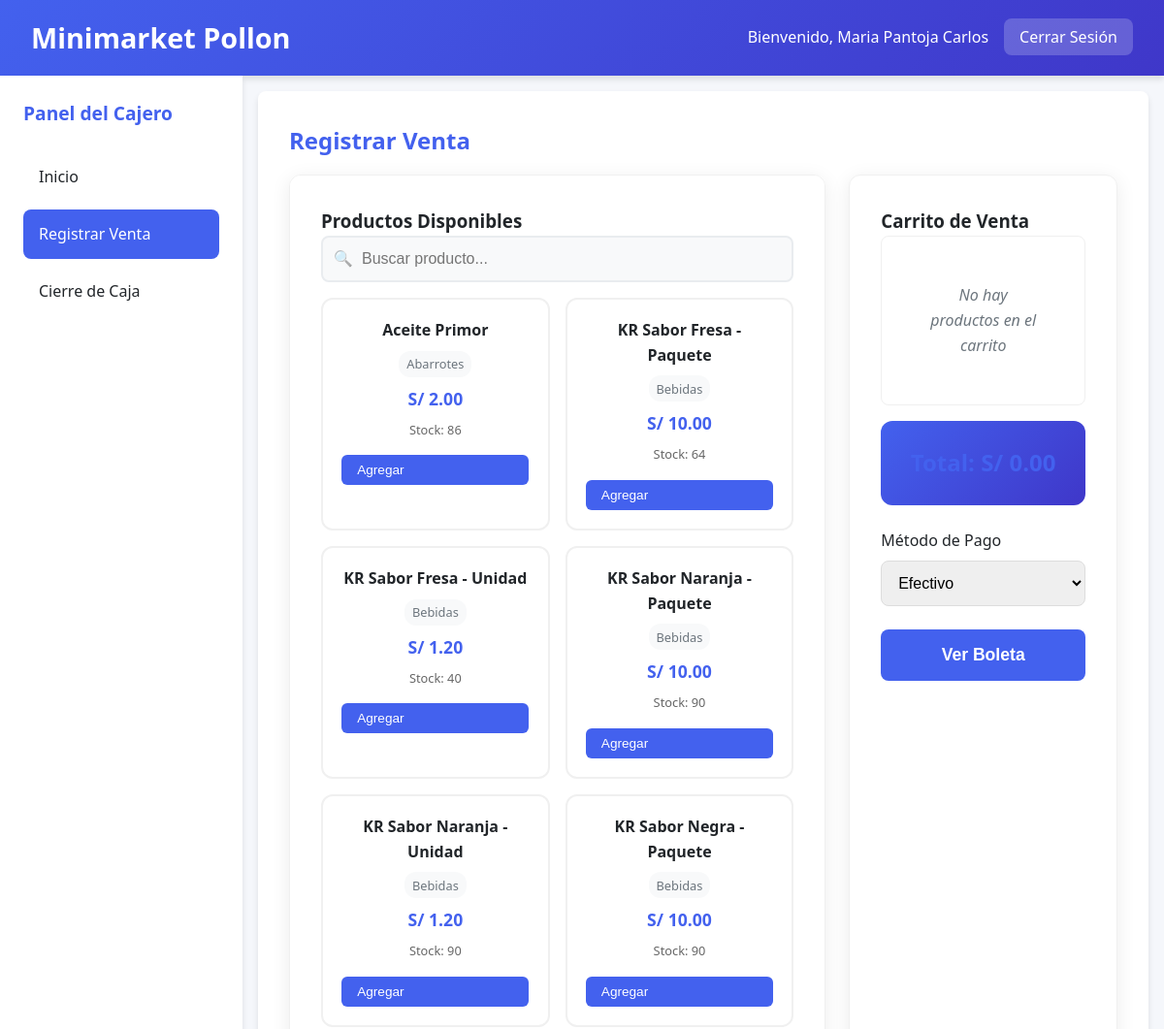
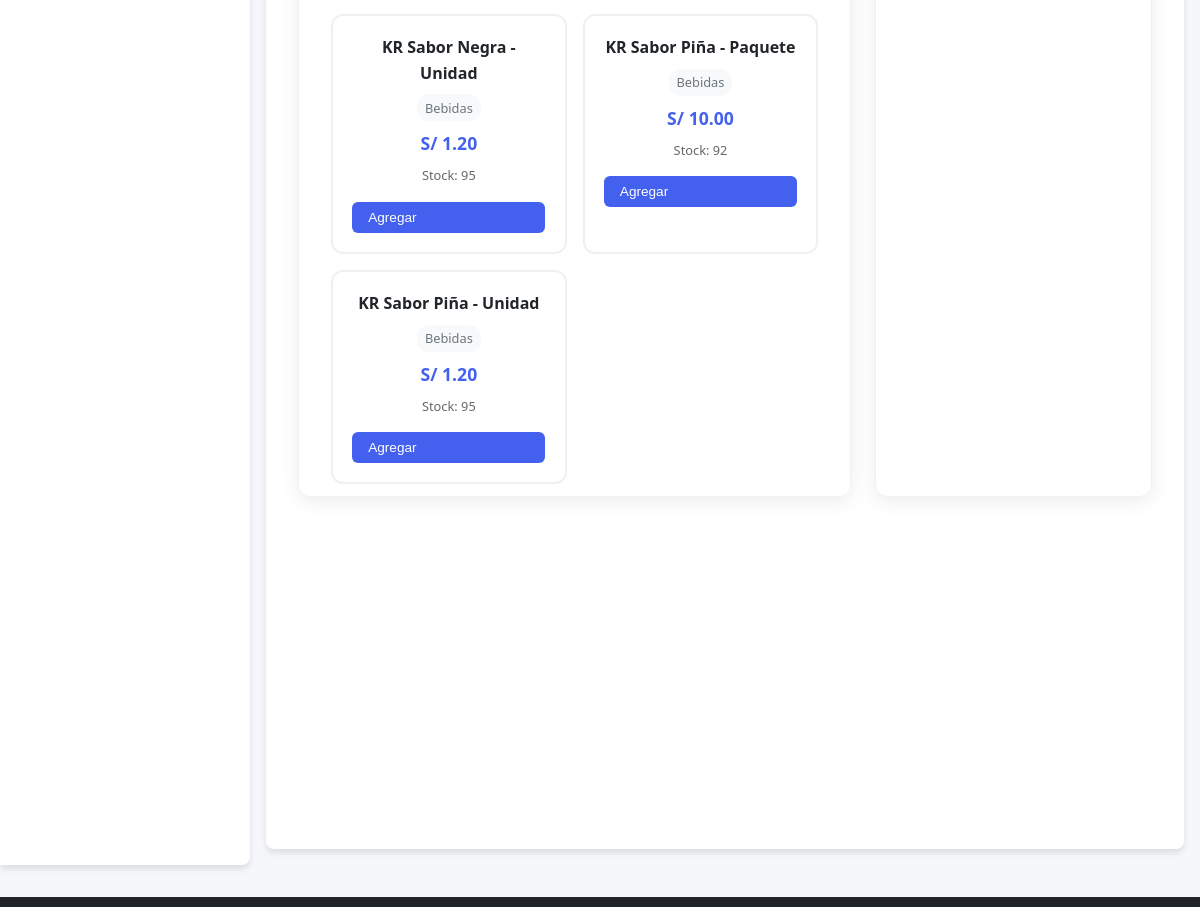
The page /cajero/ventas.php (signed in) on the database its author committed (2 pictures, top to bottom).
### tables this page shows
CREATE TABLE `productos` (
  `id` int NOT NULL,
  `nombre` varchar(100) NOT NULL,
  `categoria` varchar(50) NOT NULL,
  `precio` decimal(10,2) NOT NULL,
  `cantidad` int NOT NULL,
  `estado` enum('Activo','Inactivo') DEFAULT 'Activo',
  `fecha_creacion` timestamp NULL DEFAULT CURRENT_TIMESTAMP
);

### cajero/ventas.php (the view, shortened to what this page needs)
<?php
$database = new Database();
$db = $database->getConnection();
$query_productos = "SELECT * FROM productos WHERE estado = 'Activo' AND cantidad > 0 ORDER BY nombre";
$stmt_productos = $db->prepare($query_productos);
$stmt_productos->execute();
$productos = $stmt_productos->fetchAll(PDO::FETCH_ASSOC);
?>
<!DOCTYPE html>
<html lang="es">
<head>
    <link rel="stylesheet" href="../css/styles.css">
</head>
<body>
    <?php include('../includes/header.php'); ?>
    <div class="container">
        <div class="sidebar">
            <h3>Panel del Cajero</h3>
            <ul>
                <li><a href="dashboard.php">Inicio</a></li>
                <li><a href="ventas.php" class="active">Registrar Venta</a></li>
                <li><a href="cierre_caja.php">Cierre de Caja</a></li>
            </ul>
        </div>
        <div class="main-content">
            <h2>Registrar Venta</h2>
            <div class="venta-container">
                <div class="card productos-card">
                    <h3>Productos Disponibles</h3>
                    <div class="search-box">
                        <input type="text" id="searchProduct" placeholder="Buscar producto...">
                    </div>
                    <div class="productos-grid" id="productosGrid">
                        <?php foreach ($productos as $producto): ?>
                        <div class="producto-card" data-id="<?php echo $producto['id']; ?>"
                             data-nombre="<?php echo htmlspecialchars($producto['nombre']); ?>"
                             data-precio="<?php echo $producto['precio']; ?>"
                             data-stock="<?php echo $producto['cantidad']; ?>">
                            <h4><?php echo htmlspecialchars($producto['nombre']); ?></h4>
                            <p class="categoria"><?php echo htmlspecialchars($producto['categoria']); ?></p>
                            <p class="precio">S/ <?php echo number_format($producto['precio'], 2); ?></p>
                            <p class="stock">Stock: <?php echo $producto['cantidad']; ?></p>
                            <button class="btn-action btn-primary agregar-producto">Agregar</button>
                        </div>
                        <?php endforeach; ?>
                    </div>
                </div>
                <div class="card carrito-card">
                    <h3>Carrito de Venta</h3>
                    <div class="carrito-items" id="carritoItems">
                        <p class="empty-cart">No hay productos en el carrito</p>
                    </div>
                    <div class="carrito-total">
                        <h4>Total: S/ <span id="totalVenta">0.00</span></h4>
                    </div>
                    <form method="POST" action="" id="ventaForm">
                        <div class="form-group">
                            <label for="metodo_pago">Método de Pago</label>
                            <select id="metodo_pago" name="metodo_pago" required>
                                <option value="Efectivo">Efectivo</option>
                            </select>
                        </div>
                        <button type="submit" name="procesar_venta" class="btn-primary large" id="procesarVenta" disabled>
                            Ver Boleta
                        </button>
                    </form>
                </div>
            </div>
        </div>
    </div>
    <?php include('../includes/footer.php'); ?>
</body>
</html>

### rows shown on the page
productos: nombre "Aceite Primor", categoria "Abarrotes", precio "2.00", cantidad "86"
productos: nombre "KR Sabor Fresa - Paquete", categoria "Bebidas", precio "10.00", cantidad "64"
productos: nombre "KR Sabor Fresa - Unidad", categoria "Bebidas", precio "1.20", cantidad "40"
productos: nombre "KR Sabor Naranja - Paquete", categoria "Bebidas", precio "10.00", cantidad "90"
productos: nombre "KR Sabor Naranja - Unidad", categoria "Bebidas", precio "1.20", cantidad "90"
productos: nombre "KR Sabor Negra - Paquete", categoria "Bebidas", precio "10.00", cantidad "90"
productos: nombre "KR Sabor Negra - Unidad", categoria "Bebidas", precio "1.20", cantidad "95"
productos: nombre "KR Sabor Piña - Paquete", categoria "Bebidas", precio "10.00", cantidad "92"
productos: nombre "KR Sabor Piña - Unidad", categoria "Bebidas", precio "1.20", cantidad "95"

### other values the page prints
$_SESSION['user_name'] "Maria Pantoja Carlos"
